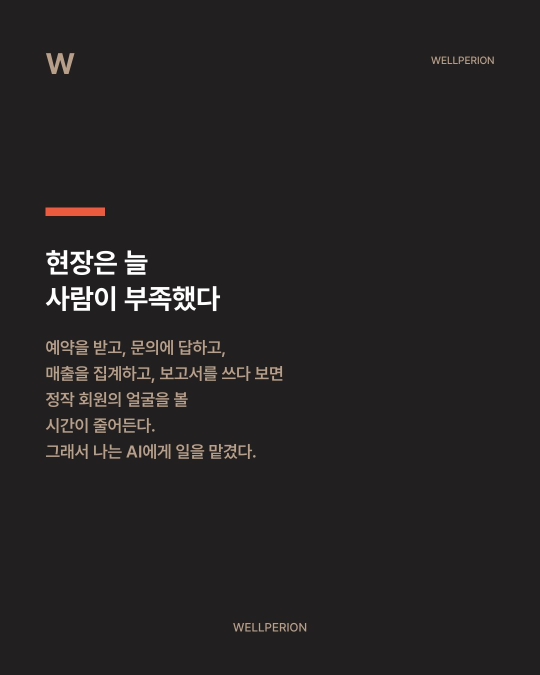
#> input picture instagram/260530_왜AI_스포츠클럽/output/post_2.jpg, 1080 x 1350 px, given in place of 3. 수영장.jpg, which was not available (shown at 1/2 size)
$ python -i build_slides.py   (imports and definitions only)
#> lines starting #> are read from the running program, lines starting #| are printed output that depends on the picture; pictures that were not available may be replaced by others from this repository, and a replacement may not be noted
### scripts/brand_constants.py
"""웰페리온 브랜드 상수 로더 (★정본 아님 — 원천은 ssot/brand.json)

슬라이드 합성 엔진 3종이 쓰는 색·폰트·로고 경로·브랜드 프리셋을 공급한다.
2026-07-24(배64) 이전에는 이 파일이 값의 정본이었으나, AI 가 브랜드 기준을 한 번에
학습할 수 있는 기계 원천이 필요해 원천을 ssot/brand.json 으로 옮겼다. 이 파일은
그걸 읽어 종전과 **같은 이름·같은 값**의 상수로 채우는 로더다(엔진 호환 유지·이미지 불변).

값의 원천 = ssot/brand.json (배64). 여기서 값을 고치지 말 것 — brand.json 을 고친 뒤
이 모듈을 다시 로드하면 반영된다. 이 파일은 brand.json 을 읽어 아래 동일한 이름·동일한 값의
상수로 채우는 로더다(공개 이름·값 불변 — 슬라이드 엔진 호환 유지).
JSON 로드 실패 시 조용히 죽지 않는다 — 하드코딩 폴백 값으로 채우고 stderr 에 [WARN] 을 남긴다
(콘텐츠 제작이 멈추면 안 된다).

소비처:
  - compose_barre.py  (사진형 1080x1080)
  - compose_ballet.py (compose_barre 레이아웃 재사용)
  - slide_compositor.py (텍스트형 1080x1350 / BRAND_PRESETS)

문서 정본: 웰페리온 ERP M1 "디자인 표준 마스터".
"""
from __future__ import annotations

import json
import sys
from pathlib import Path

# -----------------------------------------------------------------
# 경로
# -----------------------------------------------------------------
PROJECT_ROOT = Path.home() / "welperion-automation"
_BRAND_JSON = PROJECT_ROOT / "ssot" / "brand.json"

# -----------------------------------------------------------------
# ─────────────────────────────────────────────────────────────────────────────
# 하드코딩 폴백 값 — ssot/brand.json 로드 실패 시에만 쓰인다.
# ★여기를 고쳐도 평소에는 아무 효과가 없다(정상 경로는 brand.json 을 읽는다).
#   값을 바꾸려면 ssot/brand.json 을 고쳐라. 여기만 고치면 원천과 갈라져,
#   '고쳤는데 왜 안 바뀌지' + 'JSON 이 깨진 날에만 옛 색이 나오는' 최악의 조합이 된다.
#   폴백을 바꿔야 할 유일한 이유 = brand.json 을 고친 뒤 둘을 같은 값으로 맞출 때.
# ─────────────────────────────────────────────────────────────────────────────
# -----------------------------------------------------------------
_FALLBACK_FONT_DIR = PROJECT_ROOT / "2. 브랜드_자료" / "02_로고&워터마크&FONT" / "font"
_FALLBACK_LOGO_DIR = PROJECT_ROOT / "instagram" / "_assets" / "logo"

_FALLBACK = {
    "FONT_DIR": _FALLBACK_FONT_DIR,
    "FONT_BOLD": _FALLBACK_FONT_DIR / "Pretendard-Bold.otf",
    "FONT_SEMIBOLD": _FALLBACK_FONT_DIR / "Pretendard-SemiBold.otf",
    "FONT_MEDIUM": _FALLBACK_FONT_DIR / "Pretendard-Medium.otf",
    "LOGO_DIR": _FALLBACK_LOGO_DIR,
    "LOGO_WHITE_ALPHA": _FALLBACK_LOGO_DIR / "wellperion_white_alpha.png",
    "LOGO_BEIGE_ALPHA": _FALLBACK_LOGO_DIR / "wellperion_beige_alpha.png",
    "BEIGE": (183, 159, 138),
    "BLACK_BG": (34, 31, 32),
    "WHITE": (255, 255, 255),
    "GRAY": (170, 160, 152),
    "HIGHLIGHT": (237, 91, 63),
    "CHIP_BEIGE": (186, 162, 140),
    "SEP_LINE": (171, 161, 151),
    "DUOTONE_DARK": "#221F20",
    "DUOTONE_LIGHT": "#B79F8A",
    "BRAND_PRESETS": {
        "main": {
            "primary": (183, 159, 138), "background": (34, 31, 32), "accent": (237, 91, 63),
            "text": (255, 255, 255), "text_secondary": (183, 159, 138), "wordmark": "W  WELLPERION",
        },
        "sports_club": {
            "primary": (63, 113, 176), "background": (37, 59, 108), "accent": (183, 159, 138),
            "text": (255, 255, 255), "text_secondary": (210, 220, 240), "wordmark": "WELLPERION SPORTS CLUB",
        },
        "squash": {
            "primary": (210, 210, 210), "background": (119, 150, 142), "accent": (183, 159, 138),
            "text": (255, 255, 255), "text_secondary": (220, 230, 225), "wordmark": "W  SQUASH",
        },
        "pt": {
            "primary": (181, 72, 64), "background": (81, 43, 50), "accent": (183, 159, 138),
            "text": (255, 255, 255), "text_secondary": (220, 200, 195), "wordmark": "W  PT",
        },
        "golf": {
            "primary": (51, 115, 66), "background": (19, 33, 23), "accent": (183, 159, 138),
            "text": (255, 255, 255), "text_secondary": (200, 215, 200), "wordmark": "W  GOLF",
        },
        "swimming": {
            "primary": (33, 87, 104), "background": (23, 44, 66), "accent": (183, 159, 138),
            "text": (255, 255, 255), "text_secondary": (200, 215, 225), "wordmark": "W  SWIMMING",
        },
        "pilates": {
            "primary": (196, 69, 88), "background": (130, 42, 55), "accent": (183, 159, 138),
            "text": (255, 255, 255), "text_secondary": (230, 200, 205), "wordmark": "W  PILATES",
        },
        "gymnastic": {
            "primary": (194, 186, 214), "background": (86, 58, 97), "accent": (183, 159, 138),
            "text": (255, 255, 255), "text_secondary": (220, 215, 230), "wordmark": "W  GYMNASTIC",
        },
        "spa": {
            "primary": (201, 169, 110), "background": (250, 247, 242), "accent": (139, 26, 47),
            "text": (34, 31, 32), "text_secondary": (139, 26, 47), "wordmark": "WELLPERION × Cinq Mondes",
        },
    },
}


def _load() -> dict:
    """ssot/brand.json 에서 값을 읽어 로더용 딕셔너리로 변환. 실패 시 폴백 + [WARN]."""
    try:
        with open(_BRAND_JSON, "r", encoding="utf-8") as f:
#> (reads ssot/brand.json from the repository)
            data = json.load(f)

        def rgb(hex_entry: dict) -> tuple:
            return tuple(hex_entry["rgb"])

        core = data["colors"]["core"]
        presets_raw = data["colors"]["department_presets"]
        presets = {}
        for key, preset in presets_raw.items():
            presets[key] = {
                "primary": rgb(preset["primary"]),
                "background": rgb(preset["background"]),
                "accent": rgb(preset["accent"]),
                "text": rgb(preset["text"]),
                "text_secondary": rgb(preset["text_secondary"]),
                "wordmark": preset["wordmark"],
            }
#> in compose_closing_card, `canvas = Image.new("RGB", (W, H), (0, 0, 0))`: canvas: PIL image 1080x1080 RGB; every value is 0

        fonts = data["fonts"]
        logo = data["logo"]

        return {
            "FONT_DIR": Path(fonts["FONT_DIR"]),
            "FONT_BOLD": Path(fonts["FONT_BOLD"]),
            "FONT_SEMIBOLD": Path(fonts["FONT_SEMIBOLD"]),
            "FONT_MEDIUM": Path(fonts["FONT_MEDIUM"]),
            "LOGO_DIR": Path(logo["LOGO_DIR"]),
            "LOGO_WHITE_ALPHA": Path(logo["LOGO_WHITE_ALPHA"]),
            "LOGO_BEIGE_ALPHA": Path(logo["LOGO_BEIGE_ALPHA"]),
            "BEIGE": rgb(core["BEIGE"]),
            "BLACK_BG": rgb(core["BLACK_BG"]),
            "WHITE": rgb(core["WHITE"]),
            "GRAY": rgb(core["GRAY"]),
            "HIGHLIGHT": rgb(core["HIGHLIGHT"]),
            "CHIP_BEIGE": rgb(core["CHIP_BEIGE"]),
            "SEP_LINE": rgb(core["SEP_LINE"]),
            "DUOTONE_DARK": core["DUOTONE_DARK"],
            "DUOTONE_LIGHT": core["DUOTONE_LIGHT"],
            "BRAND_PRESETS": presets,
        }
    except Exception as exc:  # noqa: BLE001 — 조용한 실패 금지, 폴백으로 계속 진행
        print(f"[WARN] ssot/brand.json 로드 실패({exc}) — brand_constants.py 하드코딩 폴백 값 사용", file=sys.stderr)
        return _FALLBACK


_values = _load()

FONT_DIR = _values["FONT_DIR"]
FONT_BOLD = _values["FONT_BOLD"]
FONT_SEMIBOLD = _values["FONT_SEMIBOLD"]
FONT_MEDIUM = _values["FONT_MEDIUM"]

LOGO_DIR = _values["LOGO_DIR"]
LOGO_WHITE_ALPHA = _values["LOGO_WHITE_ALPHA"]
LOGO_BEIGE_ALPHA = _values["LOGO_BEIGE_ALPHA"]

# -----------------------------------------------------------------
# 브랜드 색상 (사진형 엔진 — compose_barre / compose_ballet 공유)
# -----------------------------------------------------------------
BEIGE = _values["BEIGE"]              # #B79F8A
BLACK_BG = _values["BLACK_BG"]        # #221F20
WHITE = _values["WHITE"]
GRAY = _values["GRAY"]                # 날짜·메타 텍스트
HIGHLIGHT = _values["HIGHLIGHT"]      # #ED5B3F 액센트 (텍스트형 main 프리셋)
CHIP_BEIGE = _values["CHIP_BEIGE"]    # 우상단 칩 배경
SEP_LINE = _values["SEP_LINE"]        # 표지 분리선 (compose_cover y=701~702)

# 듀오톤 기본 hex (BLACK + BEIGE — 발레·스쿼시 완성본 표준)
DUOTONE_DARK = _values["DUOTONE_DARK"]
DUOTONE_LIGHT = _values["DUOTONE_LIGHT"]

# -----------------------------------------------------------------
# 브랜드 프리셋 (241030 가이드 — 텍스트형 slide_compositor)
# -----------------------------------------------------------------
BRAND_PRESETS = _values["BRAND_PRESETS"]

### scripts/compose_barre.py
"""웰페리온 슬라이드 디자인 — 사진형 정본 엔진 (compose_barre)

★ 디자인 정본 = 이 코드다 (2026-06-05 GM 결정 · 캔바(Canva) 의존 폐기).
  - 바레 '정본'은 원래 캔바 제작본이었고 코드는 그걸 모방했으나, 캔바 원본 확보가 불가하여
    영구 픽셀 불일치였다(GM 반복 미세수정의 근본 원인). → 캔바 추격 종료. 이 코드가 유일 SSOT(정본).
  - "캔바와 다르다"는 더 이상 결함이 아니다. 전 사진형 콘텐츠(바레·발레·WJO 등)는 이 엔진을 단일
    출처로 사용하고, compose_ballet 등은 이 모듈의 스타일 함수(draw_chip·paste_logo·to_duotone 등)를
    import 재사용한다 → 콘텐츠 간 픽셀 100% 일치.
  - 색·폰트·로고 상수 SSOT = scripts/brand_constants.py.

캔버스: 1080x1080
구조: 전체 사진 fill + 하단 그라디언트(y=600~) + 로고PNG 좌상단 + 우상단 칩 + 카운터
"""
from __future__ import annotations

import sys
from pathlib import Path
from PIL import Image, ImageDraw, ImageFont, ImageEnhance, ImageOps, ImageFilter
import numpy as np

# 색·폰트·로고 상수 SSOT = scripts/brand_constants.py (값 불변 이관)
import sys as _sys
_sys.path.insert(0, str(Path(__file__).parent))
from brand_constants import (  # noqa: E402
    PROJECT_ROOT,
    LOGO_DIR, LOGO_WHITE_ALPHA,
    FONT_DIR, FONT_BOLD, FONT_SEMIBOLD, FONT_MEDIUM,
    BEIGE, BLACK_BG, WHITE, GRAY, CHIP_BEIGE,
    DUOTONE_DARK, DUOTONE_LIGHT,
)

W, H = 1080, 1080


def _hex_to_rgb(h: str) -> tuple:
    h = h.lstrip("#")
    return tuple(int(h[i:i + 2], 16) for i in (0, 2, 4))


# [24 lines left out: functions to_duotone, load_font, not called in this run]


def center_crop_fill(img_path: Path, w: int, h: int) -> Image.Image:
    """원본 이미지를 center-crop으로 w×h에 fill."""
#> called with w = 540, h = 540
    img = Image.open(img_path)
#> img is the input picture: PIL image 1080x1350 RGB; mean R, G, B 37.1, 34.6, 35.2
    img = ImageOps.exif_transpose(img).convert("RGB")
    sw, sh = img.size
#> sw = 1080; sh = 1350
    target_ratio = w / h
    src_ratio = sw / sh
#> src_ratio = 0.8
    if src_ratio > target_ratio:
        nw = int(sh * target_ratio)
        x0 = (sw - nw) // 2
        img = img.crop((x0, 0, x0 + nw, sh))
    else:
        nh = int(sw / target_ratio)
#> nh = 1080
        y0 = (sh - nh) // 2
#> y0 = 135
        img = img.crop((0, y0, sw, y0 + nh))
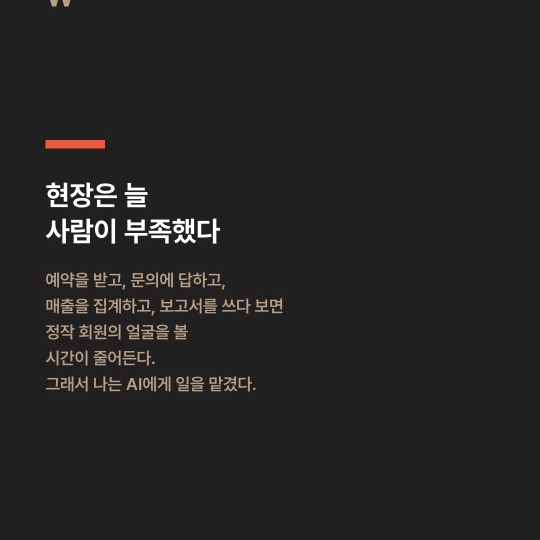
#> img: PIL image 1080x1080 RGB (shown at 1/2 size); mean R, G, B 37.8, 35.2, 35.8
    return img.resize((w, h), Image.LANCZOS)
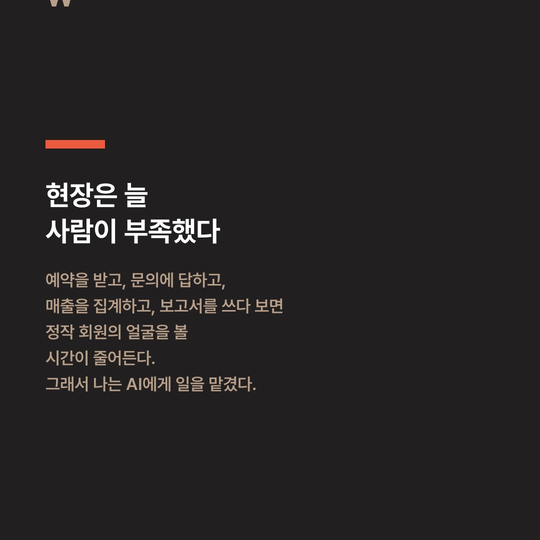
#> returned value: PIL image 540x540 RGB; mean R, G, B 37.7, 35.2, 35.7


# [280 lines left out: functions apply_bottom_gradient, paste_logo, draw_chip, draw_counter, compose_cover, compose_story and 2 more, not called in this run]


# [2 lines that do not run on import are left out]

### instagram/260629_여름방학특강_ep1/build_slides.py
"""2026 여름 방학특강 Ep1 — 공간(시설)편 슬라이드 빌드

GM 지시 2차 결정 (2026-06-29 deep-interview 확정):
  1. 본문 post_2~6 = 65/35 + 베이지 중간선 + 다크 정보영역 (compose_story_banded)
  2. 우상단 WELLPERION 칩 미니멀 축소 (150×38, font 22, 전 슬라이드)
  3. 슬라이드 번호(카운터) 없음 유지
  4. 종목 제목/부제 가치+구체 강화 (일반지식 범위, 과장 금지)
"""
from __future__ import annotations

import json
import shutil
import subprocess
import sys
from datetime import datetime
from pathlib import Path

from PIL import Image, ImageDraw, ImageEnhance

SCRIPTS = Path.home() / r"welperion-automation\scripts"
sys.path.insert(0, str(SCRIPTS))

from compose_barre import (
    to_duotone,
    center_crop_fill,
    paste_logo,
    draw_chip,
    load_font,
    W,
    H,
)
from brand_constants import BEIGE, BLACK_BG, WHITE, GRAY, SEP_LINE, CHIP_BEIGE

ROOT    = Path.home() / "welperion-automation"
SRC     = ROOT / "instagram" / "Image" / "방학특강(원본 이미지)"
OUT     = ROOT / "instagram" / "260629_여름방학특강_ep1" / "output(인스타그램)"
GUIDE   = ROOT / "3. 웰페리온 가이드"
REVIEW  = GUIDE / "cmo" / "review"
QUEUE_F = REVIEW / "review_queue.json"

TOTAL       = 7
CHIP_LABEL  = "WELLPERION"
FOOTER_TEXT = "WELLPERION  ·  스포츠클럽"
META_LINE   = "여름 방학특강  ·  한남동 웰페리온"

# 미니멀 칩 규격 (GM 지시: F1 수준)
CHIP_W_MINI    = 150
CHIP_H_MINI    = 38
CHIP_FONT_MINI = 22

CAPTION = """웰페리온 여름방학 특강이 시작되었습니다.

6월 29일 ~ 8월 14일
2019년 이전 출생 유소년 대상

먼저, 아이들이 머는 공간을 소개합니다.
실내 수영장, 체조룸, 트램폴린장, 스쿼시 코트, 실내 골프 연습실.
사계절 날씨 걱정 없이, 한 곳에서.

수영 · 체조 · 스쿼시 · 골프
1:6 소수정예 · 횟수 자율조정 · 주차 제공

궁금하신 점은 프로필 링크로 문의해 주세요.

#한남동수영 #한남동골프 #유소년스포츠 #주니어스포츠 #여름방학특강 #키즈스포츠 #수영 #체조 #스쿼시 #골프 #스포츠클럽 #웰페리온 #WELLPERION"""

REQUIRED_PHOTOS = [
    "수영장 메인.jpg",
    "3. 수영장.jpg",
    "체조룸(스프링매트 ).png",
    "트램폴린장.png",
    "스쿼시장.png",
    "골프룸.jpg",
]


# [88 lines left out: functions verify_sources, _draw_chip_mini, _compose_cover_local, compose_story_banded, not called in this run]


def compose_closing_card(output_path: Path) -> None:
    """마무리 2×2 그리드 (4장 공간 사진). 칩 미니멀 적용."""
    HALF = W // 2  # 540

    grid_photos = [
        (SRC / "3. 수영장.jpg",  0,    0),
        (SRC / "트램폴린장.png", HALF, 0),
        (SRC / "스쿼시장.png",   0,    HALF),
        (SRC / "골프룸.jpg",     HALF, HALF),
    ]

    canvas = Image.new("RGB", (W, H), (0, 0, 0))
    for src_path, x, y in grid_photos:
        tile = center_crop_fill(src_path, HALF, HALF)
        tile = ImageEnhance.Brightness(tile).enhance(0.85)
        canvas.paste(tile, (x, y))
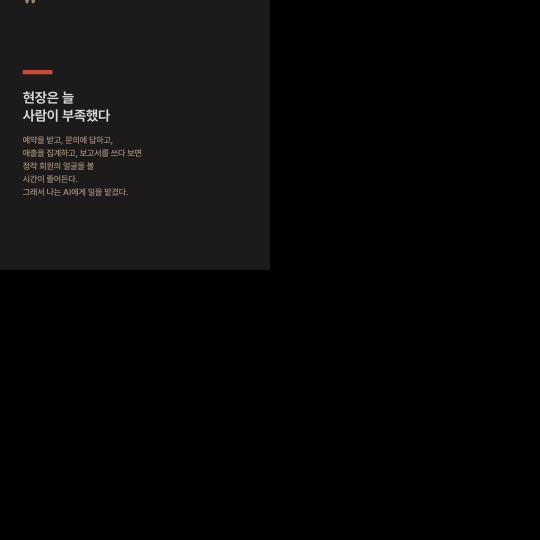
#> canvas: PIL image 1080x1080 RGB (shown at 1/2 size); mean R, G, B 8, 7.4, 7.5
#> pass 2 of the loop in compose_closing_card, `for src_path, x, y in grid_photos:`:
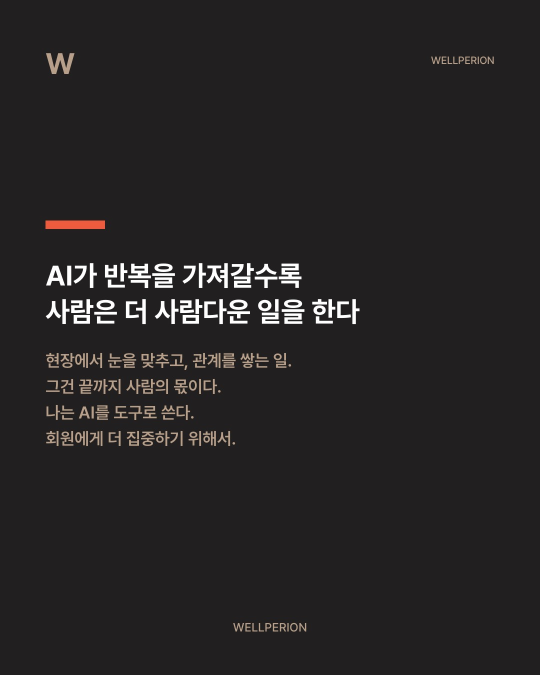
#> input picture instagram/260530_왜AI_스포츠클럽/output/post_4.jpg, 1080 x 1350 px, given in place of 트램폴린장.png, which was not available (shown at 1/2 size)
#> in center_crop_fill, img is the input picture: PIL image 1080x1350 RGB; mean R, G, B 38.4, 35.9, 36.6
#> img: PIL image 1080x1080 RGB
#> in compose_closing_card, `tile = ImageEnhance.Brightness(tile).enhance(0.85)`:
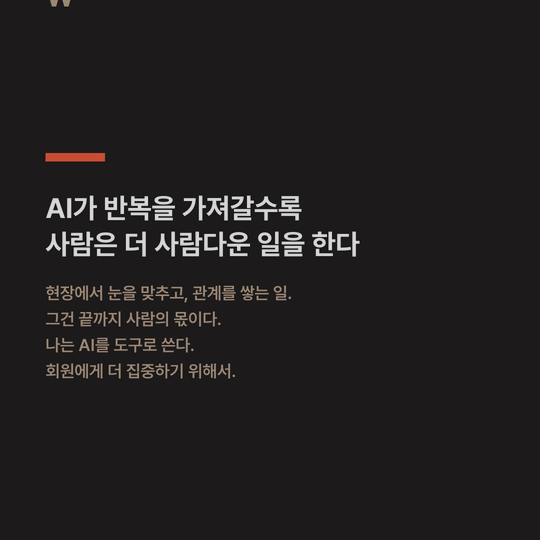
#> tile: PIL image 540x540 RGB; mean R, G, B 33.3, 30.9, 31.6
#> in compose_closing_card, `canvas.paste(tile, (x, y))`:
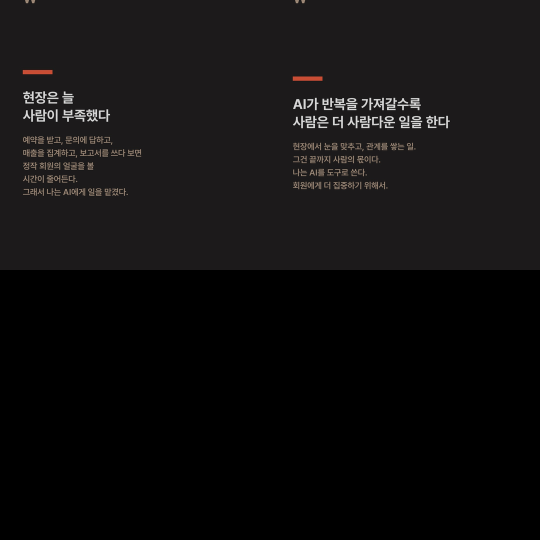
#> canvas: PIL image 1080x1080 RGB (shown at 1/2 size); mean R, G, B 16.3, 15.1, 15.4

    # 정중앙 반투명 띠 — 두 줄 텍스트 수용, 4장 모두 식별 가능
    band_overlay = Image.new("RGBA", (W, H), (0, 0, 0, 0))
    band_draw = ImageDraw.Draw(band_overlay)
    band_draw.rectangle([(0, 448), (W, 632)], fill=(0, 0, 0, 150))
    canvas = Image.alpha_composite(canvas.convert("RGBA"), band_overlay).convert("RGB")

    canvas = paste_logo(canvas, logo_w=115)
    draw = ImageDraw.Draw(canvas)
    _draw_chip_mini(draw)

    draw.multiline_text(
        (W // 2, 502),
        "이 여름,\n네 가지 도전이 시작됩니다",
        font=load_font("bold", 54),
        fill=WHITE,
        anchor="mm",
        align="center",
        spacing=8,
    )
    draw.text(
        (W // 2, 593),
        "수영  ·  체조  ·  스쿼시  ·  골프",
        font=load_font("semibold", 36),
        fill=BEIGE,
        anchor="mm",
    )

    output_path.parent.mkdir(parents=True, exist_ok=True)
    canvas.convert("RGB").save(output_path, "JPEG", quality=93, optimize=True)
    print(f"  [마무리] {output_path.name} ({output_path.stat().st_size // 1024}KB)")


# [136 lines left out: functions build_slides, build_montage, update_review_queue, send_review_card, main, not called in this run]


# [2 lines not run here, left out]

#> (the run stopped early here; a loop or call above may not have finished)
